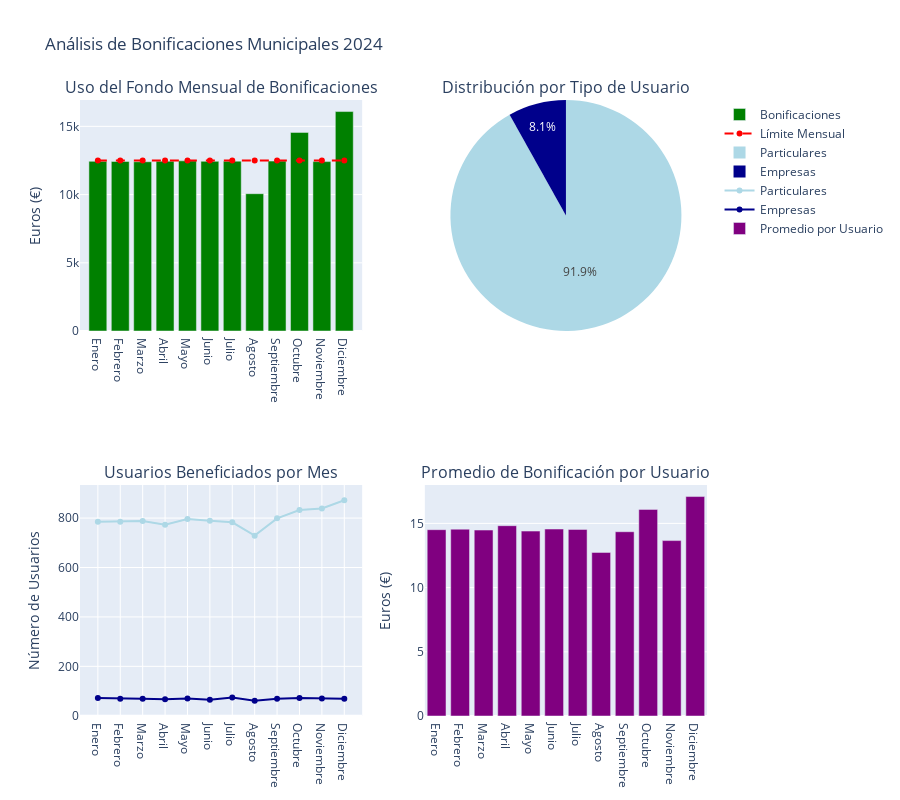

Source (notebook cell):
### Markdown cell above
### 4.5 Análisis de Bonificaciones del Ayuntamiento

Las bonificaciones municipales son una parte fundamental del circuito Ekhilur, representando la inversión directa del ayuntamiento para estimular la economía local. Este análisis se centra en:

1. **Control de Límites**
   - Límite global: 12,500€ mensuales del ayuntamiento
   - Límite individual: 100€ por usuario/mes
   - Caso especial: Agosto (remanente transferido a diciembre)

2. **Distribución de Bonificaciones**
   - Distribución mensual del fondo
   - Número de usuarios beneficiados
   - Promedio de bonificación por usuario
   - Distribución entre particulares y profesionales

3. **Impacto Económico**
   - Relación bonificaciones/compras totales
   - Efecto multiplicador (€ en compras por € bonificado)
   - Patrones de uso y efectividad

4. **Indicadores de Rendimiento**
   - Porcentaje de utilización del fondo mensual
   - Distribución entre sectores comerciales
   - Evolución temporal del programa

### Code cell
# Consulta SQL para análisis de bonificaciones
query_bonificaciones = """
WITH bonificaciones_mensuales AS (
    SELECT 
        SUBSTRING(f.Id_fecha, 1, 6) as año_mes,
        CASE SUBSTRING(f.Id_fecha, 5, 2)
            WHEN '01' THEN 'Enero'
            WHEN '02' THEN 'Febrero'
            WHEN '03' THEN 'Marzo'
            WHEN '04' THEN 'Abril'
            WHEN '05' THEN 'Mayo'
            WHEN '06' THEN 'Junio'
            WHEN '07' THEN 'Julio'
            WHEN '08' THEN 'Agosto'
            WHEN '09' THEN 'Septiembre'
            WHEN '10' THEN 'Octubre'
            WHEN '11' THEN 'Noviembre'
            WHEN '12' THEN 'Diciembre'
        END as nombre_mes,
        -- Datos de bonificaciones
        SUM(f.Cantidad) as total_bonificaciones,
        COUNT(DISTINCT f.Usuario_receptor) as usuarios_beneficiados,
        SUM(f.Cantidad) / COUNT(DISTINCT f.Usuario_receptor) as promedio_por_usuario,
        -- Máxima bonificación por usuario
        MAX(f.Cantidad) as maxima_bonificacion,
        -- Conteo por tipo de usuario
        COUNT(DISTINCT CASE 
            WHEN u.Tipo_usuario = 'usuario' THEN f.Usuario_receptor 
        END) as usuarios_particulares,
        COUNT(DISTINCT CASE 
            WHEN u.Tipo_usuario IN ('autonomo', 'Empresa') THEN f.Usuario_receptor 
        END) as usuarios_empresas,
        -- Suma por tipo de usuario
        SUM(CASE 
            WHEN u.Tipo_usuario = 'usuario' THEN f.Cantidad 
            ELSE 0 
        END) as suma_particulares,
        SUM(CASE 
            WHEN u.Tipo_usuario IN ('autonomo', 'Empresa') THEN f.Cantidad 
            ELSE 0 
        END) as suma_empresas,
        -- Comparación con límite mensual
        12500 as limite_mensual,
        (SUM(f.Cantidad) / 12500) * 100 as porcentaje_uso
    FROM fact_table f
    JOIN dim_operaciones o ON f.Id_tipo_operacion = o.Id_tipo_operacion
    JOIN dim_usuarios u ON f.Usuario_receptor = u.Id_usuario
    WHERE o.Operacion = 'Bonificación por compra'
    AND SUBSTRING(f.Id_fecha, 1, 4) = '2024'
    AND f.Usuario_emisor = 'dea65d4fd2a24ea5a7d621beab8d2c7889114849e374b53933bda0e8a1ade7a4'
    AND u.Tipo_usuario IN ('usuario', 'autonomo', 'Empresa')  -- Excluimos Asociacion y ekhilur
    GROUP BY SUBSTRING(f.Id_fecha, 1, 6),
             CASE SUBSTRING(f.Id_fecha, 5, 2)
                WHEN '01' THEN 'Enero'
                WHEN '02' THEN 'Febrero'
                WHEN '03' THEN 'Marzo'
                WHEN '04' THEN 'Abril'
                WHEN '05' THEN 'Mayo'
                WHEN '06' THEN 'Junio'
                WHEN '07' THEN 'Julio'
                WHEN '08' THEN 'Agosto'
                WHEN '09' THEN 'Septiembre'
                WHEN '10' THEN 'Octubre'
                WHEN '11' THEN 'Noviembre'
                WHEN '12' THEN 'Diciembre'
             END
)
SELECT 
    nombre_mes,
    ROUND(total_bonificaciones, 2) as total_bonificaciones,
    usuarios_beneficiados,
    ROUND(promedio_por_usuario, 2) as promedio_por_usuario,
    ROUND(maxima_bonificacion, 2) as maxima_bonificacion,
    usuarios_particulares,
    usuarios_empresas,
    ROUND(suma_particulares, 2) as suma_particulares,
    ROUND(suma_empresas, 2) as suma_empresas,
    limite_mensual,
    ROUND(porcentaje_uso, 2) as porcentaje_uso
FROM bonificaciones_mensuales
ORDER BY año_mes;
"""

# Ejecutar la consulta
df_bonificaciones = ejecutar_query(query_bonificaciones)

# Crear visualizaciones
fig = make_subplots(
    rows=2, cols=2,
    subplot_titles=(
        'Uso del Fondo Mensual de Bonificaciones',
        'Distribución por Tipo de Usuario',
        'Usuarios Beneficiados por Mes',
        'Promedio de Bonificación por Usuario'
    ),
    specs=[[{"type": "bar"}, {"type": "pie"}],
           [{"type": "scatter"}, {"type": "bar"}]]
)

# 1. Gráfico de barras: Uso del fondo mensual
fig.add_trace(
    go.Bar(
        name='Bonificaciones',
        x=df_bonificaciones['nombre_mes'],
        y=df_bonificaciones['total_bonificaciones'],
        marker_color='green'
    ),
    row=1, col=1
)
fig.add_trace(
    go.Scatter(
        name='Límite Mensual',
        x=df_bonificaciones['nombre_mes'],
        y=df_bonificaciones['limite_mensual'],
        line=dict(color='red', dash='dash')
    ),
    row=1, col=1
)

# 2. Gráfico circular: Distribución total entre particulares y empresas
fig.add_trace(
    go.Pie(
        labels=['Particulares', 'Empresas'],
        values=[
            df_bonificaciones['suma_particulares'].sum(),
            df_bonificaciones['suma_empresas'].sum()
        ],
        marker_colors=['lightblue', 'darkblue']
    ),
    row=1, col=2
)

# 3. Gráfico de líneas: Usuarios beneficiados por mes
fig.add_trace(
    go.Scatter(
        name='Particulares',
        x=df_bonificaciones['nombre_mes'],
        y=df_bonificaciones['usuarios_particulares'],
        line=dict(color='lightblue')
    ),
    row=2, col=1
)
fig.add_trace(
    go.Scatter(
        name='Empresas',
        x=df_bonificaciones['nombre_mes'],
        y=df_bonificaciones['usuarios_empresas'],
        line=dict(color='darkblue')
    ),
    row=2, col=1
)

# 4. Gráfico de barras: Promedio de bonificación por usuario
fig.add_trace(
    go.Bar(
        name='Promedio por Usuario',
        x=df_bonificaciones['nombre_mes'],
        y=df_bonificaciones['promedio_por_usuario'],
        marker_color='purple'
    ),
    row=2, col=2
)

# Actualizar diseño
fig.update_layout(
    height=800,
    showlegend=True,
    title_text="Análisis de Bonificaciones Municipales 2024"
)

# Actualizar etiquetas de los ejes
fig.update_yaxes(title_text="Euros (€)", row=1, col=1)
fig.update_yaxes(title_text="Número de Usuarios", row=2, col=1)
fig.update_yaxes(title_text="Euros (€)", row=2, col=2)

# Mostrar la gráfica
fig.show()

# Mostrar resumen estadístico
print("\nResumen Estadístico de Bonificaciones 2024:")
print("-" * 50)
print(f"Total Bonificaciones: {df_bonificaciones['total_bonificaciones'].sum():,.2f}€")
print(f"Total Usuarios Beneficiados: {df_bonificaciones['usuarios_beneficiados'].sum():,}")
print(f"\nDistribución por Tipo:")
print(f"- Particulares: {df_bonificaciones['suma_particulares'].sum():,.2f}€ ({df_bonificaciones['usuarios_particulares'].sum():,} usuarios)")
print(f"- Empresas: {df_bonificaciones['suma_empresas'].sum():,.2f}€ ({df_bonificaciones['usuarios_empresas'].sum():,} usuarios)")
print(f"\nPromedios:")
print(f"- Bonificación media por usuario: {df_bonificaciones['promedio_por_usuario'].mean():,.2f}€")
print(f"- Máxima bonificación registrada: {df_bonificaciones['maxima_bonificacion'].max():,.2f}€")
print(f"\nUso del Fondo:")
print(f"- Promedio mensual de uso: {df_bonificaciones['porcentaje_uso'].mean():,.2f}%")
print(f"- Mes con mayor uso: {df_bonificaciones.loc[df_bonificaciones['porcentaje_uso'].idxmax(), 'nombre_mes']} ({df_bonificaciones['porcentaje_uso'].max():,.2f}%)")
print(f"- Mes con menor uso: {df_bonificaciones.loc[df_bonificaciones['porcentaje_uso'].idxmin(), 'nombre_mes']} ({df_bonificaciones['porcentaje_uso'].min():,.2f}%)")

### Figure 1 — Plotly figure (JSON) as saved in the notebook; plotly's stock layout.template omitted (floating-point values rounded to 4 significant figures)
{"data": [{"marker": {"color": "green"}, "name": "Bonificaciones", "type": "bar", "x": ["Enero", "Febrero", "Marzo", "Abril", "Mayo", "Junio", "Julio", "Agosto", "Septiembre", "Octubre", "Noviembre", "Diciembre"], "xaxis": "x", "y": [12440.0, 12430.0, 12410.0, 12450.0, 12470.0, 12440.0, 12450.0, 10060.0, 12450.0, 14560.0, 12420.0, 16090.0], "yaxis": "y"}, {"line": {"color": "red", "dash": "dash"}, "name": "Límite Mensual", "type": "scatter", "x": ["Enero", "Febrero", "Marzo", "Abril", "Mayo", "Junio", "Julio", "Agosto", "Septiembre", "Octubre", "Noviembre", "Diciembre"], "xaxis": "x", "y": [12500, 12500, 12500, 12500, 12500, 12500, 12500, 12500, 12500, 12500, 12500, 12500], "yaxis": "y"}, {"domain": {"x": [0.55, 1], "y": [0.625, 1]}, "labels": ["Particulares", "Empresas"], "marker": {"colors": ["lightblue", "darkblue"]}, "type": "pie", "values": [140300.0, 12370.0]}, {"line": {"color": "lightblue"}, "name": "Particulares", "type": "scatter", "x": ["Enero", "Febrero", "Marzo", "Abril", "Mayo", "Junio", "Julio", "Agosto", "Septiembre", "Octubre", "Noviembre", "Diciembre"], "xaxis": "x2", "y": [785, 785, 788, 773, 796, 789, 783, 729, 799, 833, 839, 872], "yaxis": "y2"}, {"line": {"color": "darkblue"}, "name": "Empresas", "type": "scatter", "x": ["Enero", "Febrero", "Marzo", "Abril", "Mayo", "Junio", "Julio", "Agosto", "Septiembre", "Octubre", "Noviembre", "Diciembre"], "xaxis": "x2", "y": [72, 69, 69, 67, 70, 65, 74, 61, 69, 72, 70, 69], "yaxis": "y2"}, {"marker": {"color": "purple"}, "name": "Promedio por Usuario", "type": "bar", "x": ["Enero", "Febrero", "Marzo", "Abril", "Mayo", "Junio", "Julio", "Agosto", "Septiembre", "Octubre", "Noviembre", "Diciembre"], "xaxis": "x3", "y": [14.51, 14.55, 14.48, 14.82, 14.4, 14.56, 14.53, 12.74, 14.35, 16.09, 13.66, 17.09], "yaxis": "y3"}], "layout": {"annotations": [{"font": {"size": 16}, "showarrow": false, "text": "Uso del Fondo Mensual de Bonificaciones", "x": 0.225, "xanchor": "center", "xref": "paper", "y": 1, "yanchor": "bottom", "yref": "paper"}, {"font": {"size": 16}, "showarrow": false, "text": "Distribución por Tipo de Usuario", "x": 0.775, "xanchor": "center", "xref": "paper", "y": 1, "yanchor": "bottom", "yref": "paper"}, {"font": {"size": 16}, "showarrow": false, "text": "Usuarios Beneficiados por Mes", "x": 0.225, "xanchor": "center", "xref": "paper", "y": 0.375, "yanchor": "bottom", "yref": "paper"}, {"font": {"size": 16}, "showarrow": false, "text": "Promedio de Bonificación por Usuario", "x": 0.775, "xanchor": "center", "xref": "paper", "y": 0.375, "yanchor": "bottom", "yref": "paper"}], "height": 800, "showlegend": true, "title": {"text": "Análisis de Bonificaciones Municipales 2024"}, "xaxis": {"anchor": "y", "domain": [0, 0.45]}, "xaxis2": {"anchor": "y2", "domain": [0, 0.45]}, "xaxis3": {"anchor": "y3", "domain": [0.55, 1]}, "yaxis": {"anchor": "x", "domain": [0.625, 1], "title": {"text": "Euros (€)"}}, "yaxis2": {"anchor": "x2", "domain": [0, 0.375], "title": {"text": "Número de Usuarios"}}, "yaxis3": {"anchor": "x3", "domain": [0, 0.375], "title": {"text": "Euros (€)"}}}}
